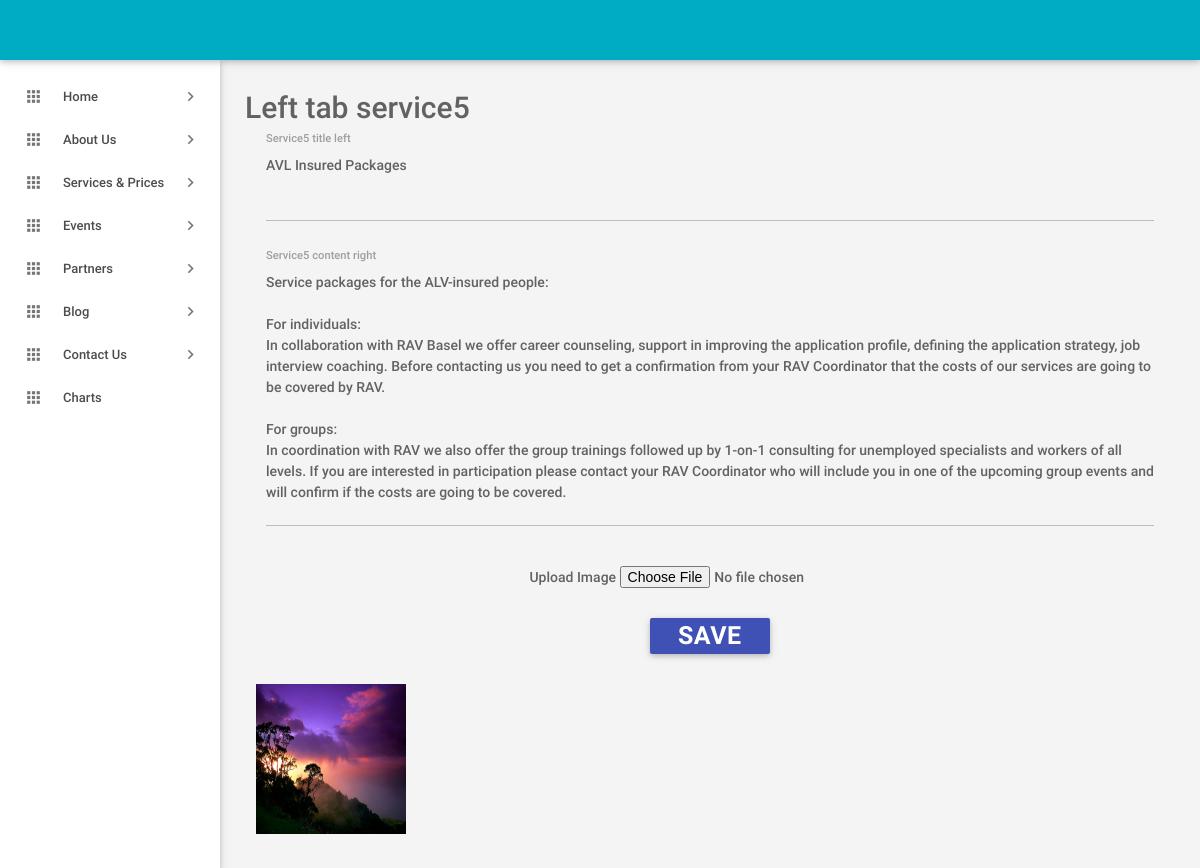
The app's page /RA-ADMIN/service_left5.php with its own data.
### tables this page shows
CREATE TABLE IF NOT EXISTS `service_left5` (
  `id` int(20) NOT NULL AUTO_INCREMENT,
  `service5_left_title` text NOT NULL,
  `service5_image_url` text NOT NULL,
  `service5_content` text NOT NULL,
  PRIMARY KEY (`id`)
);

### RA-ADMIN/service_left5.php (the view, shortened to what this page needs)
<?php
include_once('header.php');
include_once('sidebar.php');
$data="SELECT * FROM service_left5 ";
$val=mysql_query($data);
$r=mysql_fetch_array($val);
?>
    <main class="mn-inner">
        <span style="font-size: 30px;">Left tab service5</span>
        <form  action="service_left5.php" method="post" enctype="multipart/form-data" >
            <div class="row">
                <div class="col s12" align="center">
                    <div class="input-field col s12">
                        <textarea id="st5" name="st5" class="materialize-textarea" ><?php echo $r['service5_left_title'];?></textarea>
                        <label for="content" >Service5 title left</label>
                    </div>
                    <div class="input-field col s12">
                        <textarea id="sc5" name="sc5" class="materialize-textarea" ><?php echo $r['service5_content'];?></textarea>
                        <label for="content" >Service5 content right</label>
                    </div>
                    <div class="input-field col s12">
                        <span>Upload Image</span>
                        <input name="image" id="name" type="file"><br>
                    </div>
                    <div class="col s12">
                        <button style="margin-top: 30px;" class="waves-effect waves-light btn indigo m-b-xs" name="save" type="submit"><b style="font-size:25px;">SAVE</b></button>
                    </div>
                </div>
            </div>
            <div class="row">
                <?php
                $data5="SELECT * FROM service_left5 ";
                $val5=mysql_query($data5);
                while($r5 = mysql_fetch_array($val5)){
                    ?>
                    <div class="col s12 m6 l3">
                        <img  src="<?php echo $r['service5_image_url'];?>" height='150' width='150' alt="image">
                    </div>
                    <?php
                }
                ?>
            </div>
        </form>
    </main>
<?php
include_once('footer.php');
?>

### records on screen
service_left5: st5 "AVL Insured Packages", sc5 "Service packages for the ALV-insured people: For individuals: In collaboration with RAV Basel we offer career counseling, support in improving the application profile, defining the application strategy, job interview coaching. Before contacting us you need to get a confirmation from your RAV Coordinator that the costs of our services are going to be covered by RAV. For groups: In coordination with RAV we also offer the group trainings followed up by 1-on-1 consulting for unemployed specialists and workers of all levels. If you are interested in participation please contact your RAV Coordinator who will include you in one of the upcoming group events and will confirm if the costs are going…", service5_image_url (picture)
